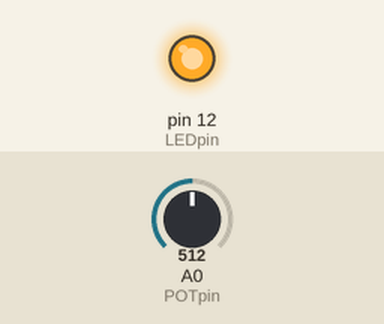
This sketch was run on a simulated Arduino Uno, built with avr-gcc and run on an emulated ATmega328P. Shown: output pins drawn as LEDs (lit = HIGH). Inputs (shaded band) come from the test bench; at power-on: A0 (POTpin) = 512. What the sketch prints to the serial monitor is not drawn.

Above: at 1.3 s.
1.4 s: A0 (POTpin) set to 21
4.5 s: A0 (POTpin) set to 18
6.0 s: A0 (POTpin) set to 122
Timing chart, 0 to 9.0 s (numbered marks = the images above; inputs shaded):
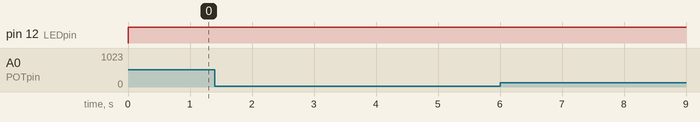

The sketch:

o08_ledPOTdelay.ino
```cpp
const int POTpin = A0;
const int LEDpin = 12;
int POTval = 0;

void setup() {
  // put your setup code here, to run once:
  Serial.begin(9600);
  pinMode(LEDpin,OUTPUT);
}

void loop() {
  // put your main code here, to run repeatedly:
  POTval = analogRead(POTpin);
  digitalWrite(LEDpin,HIGH);
  delay(POTval);
  digitalWrite(LEDpin,LOW);
  Serial.println(POTval);
}
```
